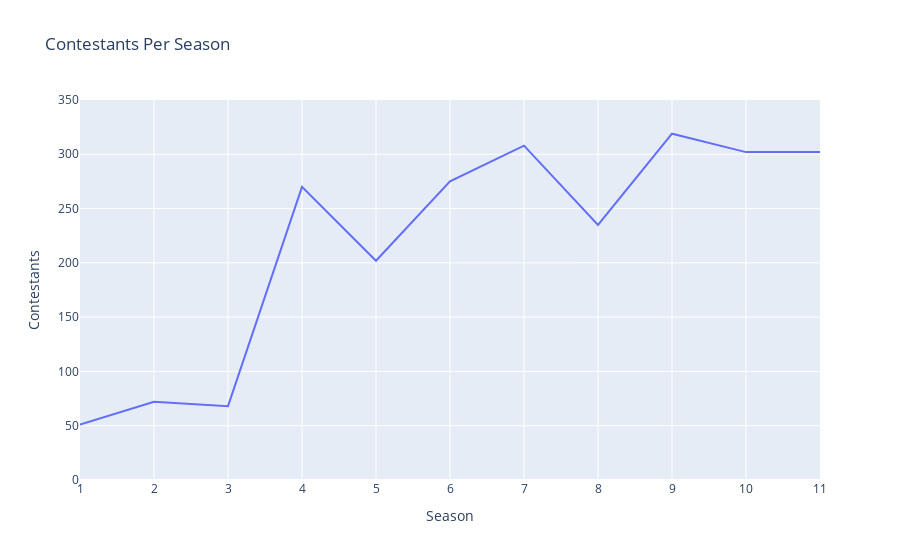

Notebook code cell kept with this figure:
### Code cell
fig5 = px.line(
    participants,
    x="Season",
    y="Contestants",
    title="Contestants Per Season",
)

fig5.update_layout(
    showlegend=False,
)

fig5.update_yaxes(range=[0, 350])

### Figure 1 — Plotly figure (JSON) as saved in the notebook; plotly's stock layout.template omitted (floating-point values rounded to 4 significant figures)
{"data": [{"hovertemplate": "Season=%{x}<br>Contestants=%{y}<extra></extra>", "legendgroup": "", "line": {"color": "#636efa", "dash": "solid"}, "marker": {"symbol": "circle"}, "mode": "lines", "name": "", "orientation": "v", "showlegend": false, "type": "scatter", "x": ["1", "2", "3", "4", "5", "6", "7", "8", "9", "10", "11"], "xaxis": "x", "y": [51, 72, 68, 270, 202, 275, 308, 235, 319, 302, 302], "yaxis": "y"}], "layout": {"legend": {"tracegroupgap": 0}, "showlegend": false, "title": {"text": "Contestants Per Season"}, "xaxis": {"anchor": "y", "domain": [0, 1], "title": {"text": "Season"}}, "yaxis": {"anchor": "x", "domain": [0, 1], "range": [0, 350], "title": {"text": "Contestants"}}}}
